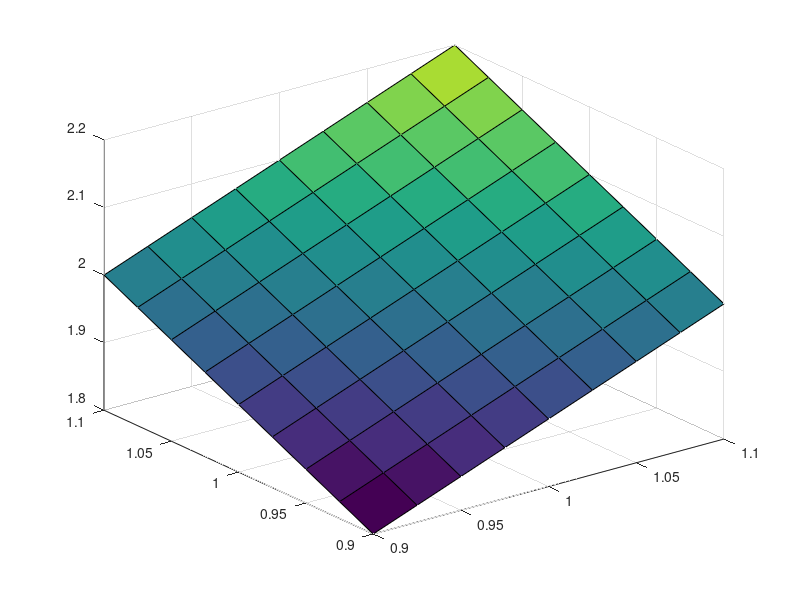

This figure's MATLAB source:
X = [ 0.9 , 0.925 , 0.95 , 0.975 , 1 , 1.025 , 1.05 , 1.075 , 1.1]; 
 Y = [ 0.9 , 0.925 , 0.95 , 0.975 , 1 , 1.025 , 1.05 , 1.075 , 1.1]; 
 res = [ 1.8 , 1.825 , 1.85 , 1.875 , 1.9 , 1.925 , 1.95 , 1.975 , 2 ; 1.825 , 1.85 , 1.875 , 1.9 , 1.925 , 1.95 , 1.975 , 2 , 2.025 ; 1.85 , 1.875 , 1.9 , 1.925 , 1.95 , 1.975 , 2 , 2.025 , 2.05 ; 1.875 , 1.9 , 1.925 , 1.95 , 1.975 , 2 , 2.025 , 2.05 , 2.075 ; 1.9 , 1.925 , 1.95 , 1.975 , 2 , 2.025 , 2.05 , 2.075 , 2.1 ; 1.925 , 1.95 , 1.975 , 2 , 2.025 , 2.05 , 2.075 , 2.1 , 2.125 ; 1.95 , 1.975 , 2 , 2.025 , 2.05 , 2.075 , 2.1 , 2.125 , 2.15 ; 1.975 , 2 , 2.025 , 2.05 , 2.075 , 2.1 , 2.125 , 2.15 , 2.175 ; 2 , 2.025 , 2.05 , 2.075 , 2.1 , 2.125 , 2.15 , 2.175 , 2.2]; 
 [x,y]=meshgrid(Y,X);
 surf(x,y,res); 
 